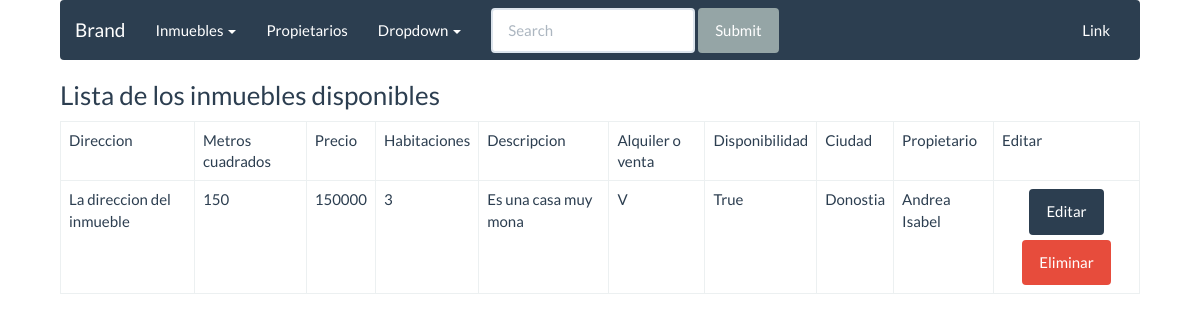
Page /inmuebles/index on the earlier database version.
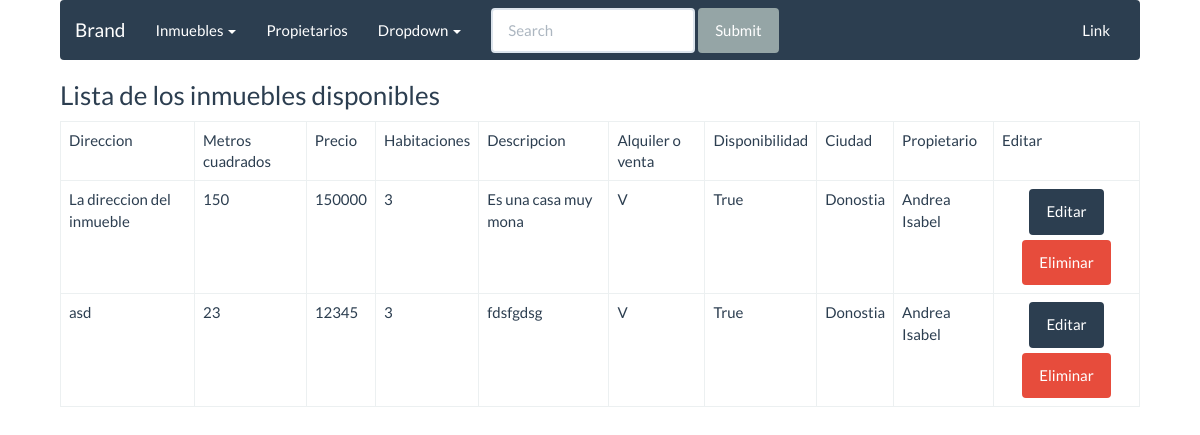
Same page on the later database version.
### apps/inmuebles/models.py (models this page shows, shortened)
class Inmueble(models.Model):
	direccion = models.CharField(max_length=150)
	metros = models.IntegerField()
	precio = models.IntegerField()
	habitaciones = models.IntegerField()
	descripccion = models.CharField(max_length=300)
	opcion = models.CharField(max_length=2)
	disponibilidad = models.BooleanField()
	ciudad = models.ForeignKey(Ciudad, null=True, blank=True, on_delete=models.CASCADE)
	propietario = models.ForeignKey(Propietario, null=True, blank=True, on_delete=models.CASCADE)
	alqui = models.ManyToManyField(Cliente, through='alquiler', blank=True)
	comprar = models.ManyToManyField(Cliente, blank=True, related_name='comprar')

### apps/ciudades/models.py (models this page shows, shortened)
class Ciudad(models.Model):
	nombre = models.CharField(max_length=50)

### apps/propietarios/models.py (models this page shows, shortened)
class Propietario(models.Model):
	nombre = models.CharField(max_length=20)
	apellidos = models.CharField(max_length=40)
	fecha_nacimiento = models.DateField()
	direccion = models.CharField(max_length=150)
	telefono = models.CharField(max_length=15)
	email = models.EmailField()

### apps/inmuebles/views.py (the view)
class Inmuebles(ListView):
	model = Inmueble
	template_name = "inmuebles/index.html"

### templates/inmuebles/index.html (shortened to what this page needs)
{% extends 'base/base.html' %}
{% block content %}
	<h3>Lista de los inmuebles disponibles</h3>
	<table class="table table-bordered">
		<thead>
			<tr>
				<td>Direccion</td>
				<td>Metros cuadrados</td>
				<td>Precio</td>
				<td>Habitaciones</td>
				<td>Descripcion</td>
				<td>Alquiler o venta</td>
				<td>Disponibilidad</td>
				<td>Ciudad</td>
				<td>Propietario</td>
				<td>Editar</td>
			</tr>
		</thead>
		<tbody>
			{% if object_list %}
				{% for inmueble in object_list %}
					{% if inmueble.disponibilidad == True %}
					<tr>
						<td>{{ inmueble.direccion }}</td>
						<td>{{ inmueble.metros }}</td>
						<td>{{ inmueble.precio }}</td>
						<td>{{ inmueble.habitaciones }}</td>
						<td>{{ inmueble.descripccion }}</td>
						<td>{{ inmueble.opcion }}</td>
						<td>{{ inmueble.disponibilidad }}</td>
						<td>{{ inmueble.ciudad.nombre }}</td>
						<td>{{ inmueble.propietario.nombre }}</td>
						<td style='text-align:center;'><a class="btn btn-primary" href="/inmuebles/editar/{{ inmueble.id }}">Editar</a>
						<a style='margin-top:5px;' class="btn btn-danger" href="/inmuebles/delete/{{ inmueble.id }}">Eliminar</a></td>
					</tr>
					{% endif %}
				{% endfor %}
			{% else %}
			<h1>En este momento no hay ningun apartamento disponible</h1>
			{% endif %}
		</tbody>
	</table>
{% endblock %}

Differences in the rows shown:
added Inmueble: direccion "asd", metros "23", precio "12345", habitaciones "3", descripccion "fdsfgdsg", opcion "V", disponibilidad "True", ciudad.nombre "Donostia", propietario.nombre "Andrea Isabel"
